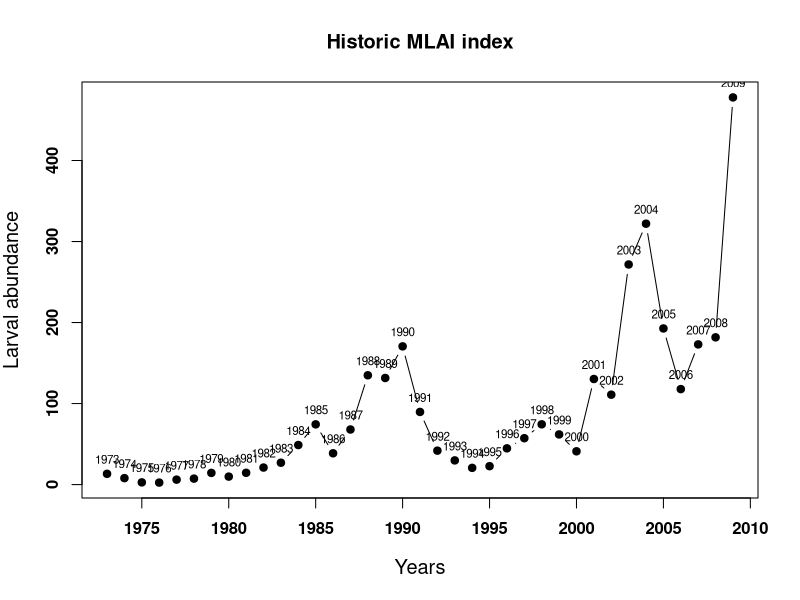
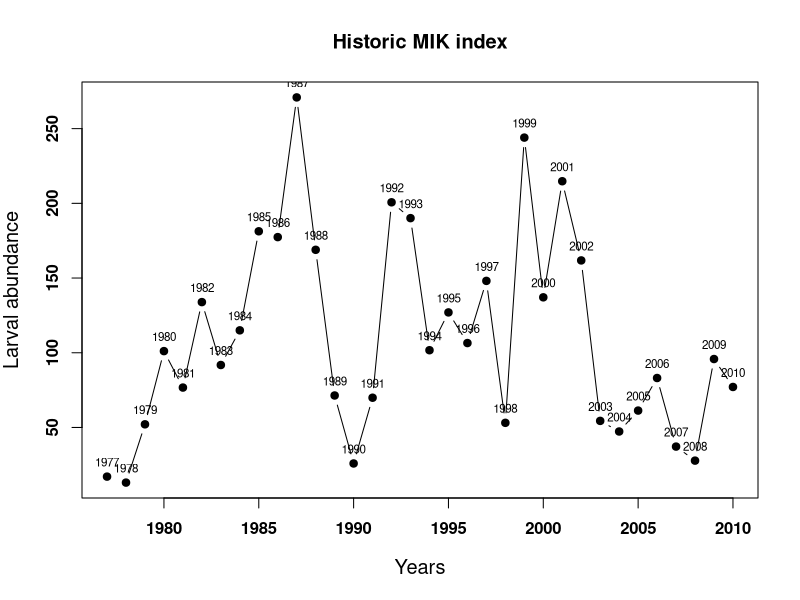
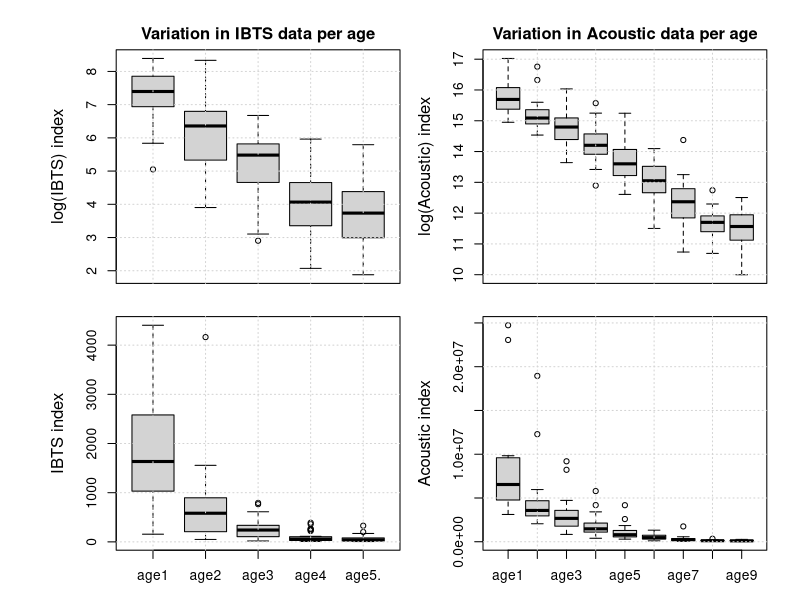
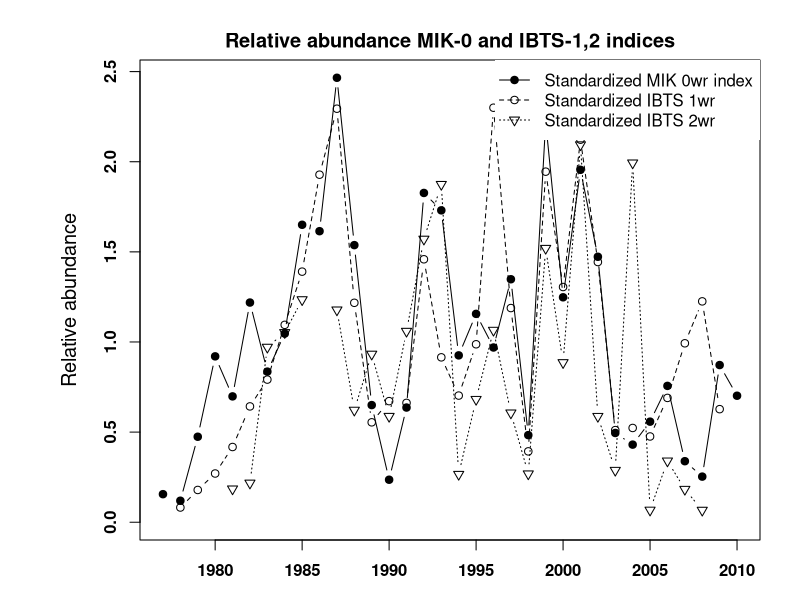

Recreate these plots in R, in order. (Note: this script raises an error after producing the figures.)
#===============================================================================
#LNV plots + also for HAWG extra plots
#===============================================================================

cl  <- 1.2
ca  <- 1
fam <- ""
cols    <- c("black","grey50","grey20","grey80","red2","green3","red","white")
fonts   <- 2
parmar <- rep(0.4,4)
paroma <- (c(6,6,2,2)+0.1)
mtextline <- 3
ltextcex <- 1

LNV.ssb <- function(stk,btrigger,blim){
              plot(c(ssb(stk)@.Data)~seq(range(stk)[c("minyear")],range(stk)[c("maxyear")],1),
              type="b",pch=19,cex.lab=cl,cex.axis=ca,main=paste("SSB",name(stk)),font=fonts,family=fam,
              ylim=range(pretty(range(c(ssb(stk)@.Data),na.rm=T))),xlab="Years",ylab="SSB",lwd=2)
              abline(h=btrigger,col="darkgreen",lwd=2,lty=2)
              abline(h=blim,col="red",lwd=2,lty=2)
              #text(btrigger~range(stk)[c("maxyear")],expression(B[trigger]),cex=ltextcex,adj=c(0.6,0),col="darkgreen",las=2,pos=3)
              #text(blim~range(stk)[c("maxyear")],expression(B[lim]),cex=ltextcex,adj=c(0.6,0),col="red",las=2,pos=3)
              mtext(expression(B[trigger]),4,at=btrigger,cex=ltextcex,col="darkgreen",outer=F,line=0.2,las=2,font=fonts)
              mtext(expression(B[lim]),    4,at=blim,    cex=ltextcex,col="red",      outer=F,line=0.2,las=2,font=fonts)
              }
#LNV.ssb(NSH,1.3e6,0.8e6)

LNV.fbar <- function(stk,ftarget,flim,range.){
              range2 <- range.[1]:range.[2]
              plot(c(apply(stk@harvest[ac(range2),],2,mean)@.Data)~seq(range(stk)[c("minyear")],range(stk)[c("maxyear")],1),
              type="b",pch=19,cex.lab=cl,cex.axis=ca,main=paste("Fbar",name(stk)),font=fonts,family=fam,
              xlab="Years",ylab="Fbar",ylim=range(pretty(c(apply(stk@harvest[ac(range2),],2,mean)@.Data))),lwd=2)
              abline(h=ftarget,col="darkgreen",lwd=2,lty=2)
              abline(h=flim,col="red",lwd=2,lty=2)
              mtext(text=bquote(F[.(range.[1])-.(range.[2])[upper]]),4,at=ftarget,cex=ltextcex,outer=F,line=0.2,las=2,font=fonts,col="darkgreen")
              mtext(bquote(F[.(range.[1])-.(range.[2])[lower]]),4,at=flim,cex=ltextcex,,outer=F,line=0.2,las=2,font=fonts,col="red")
              legend("topright",legend=bquote(F[.(range.[1])-.(range.[2])]),lty=1,pch=19,box.lty=0)
            }
#LNV.fbar(NSH,0.25,0.1,c(2,6))
#LNV.fbar(NSH,0.1,0.04,c(0,1))

LNV.rec <- function(stk,stk.ica){
              plot(c(rec(stk)@.Data)~seq(range(stk)[c("minyear")],range(stk)[c("maxyear")],1),
              type="b",pch=19,,cex.lab=cl,cex.axis=ca,main=paste("Recruitment",name(stk)),font=fonts,family=fam,
              xlab="Years",ylab="Recruitment [thousands]",xlim=c(range(stk)["minyear"],range(stk)["maxyear"]+1),lwd=2)
              points(range(stk)["maxyear"]+1,stk.ica@param["Recruitment prediction","Value"],col="blue",pch=19)
              legend("topright",legend=paste("Recuitment estimate",range(stk)["maxyear"]+1),col="blue",pch=19,box.lty=0,lty=0)
            }
#LNV.rec(NSH)            

LNV.catchcoh <- function(stk){                  
                 rel <- c(colSums(FLCohort(stk@catch.n)[,ac((dims(stk)$minyear):(dims(stk)$maxyear-dims(stk)$age+1))]))  
                 plot((c(FLCohort(stk@catch.n)[1,ac((dims(stk)$minyear):(dims(stk)$maxyear-dims(stk)$age+1))])/rel)~c(((dims(stk)$minyear):(dims(stk)$maxyear-dims(stk)$age+1))),
                 type="l",cex.lab=cl,cex.axis=ca,main=paste("Proportion of a cohort in the catch",name(stk)),font=fonts,family=fam,
                 xlab="Years",ylab="Relative propotion of the cohort",ylim=c(0,1))
                 old.polygon <- rep(0,length((dims(stk)$minyear):(dims(stk)$maxyear-dims(stk)$age+1)))
                 for(i in 1:((range(stk)[c("max")]-range(stk)[c("min")])+1)){
                    polygon(c(c(((dims(stk)$minyear):(dims(stk)$maxyear-dims(stk)$age+1))),rev(c(((dims(stk)$minyear):(dims(stk)$maxyear-dims(stk)$age+1))))),
                    c(old.polygon,rev((c(FLCohort(stk@catch.n)[i,ac(((dims(stk)$minyear):(dims(stk)$maxyear-dims(stk)$age+1)))])/rel)+old.polygon)),col=grey(i/((range(stk)[c("max")]-range(stk)[c("min")])+1)))
                    text((dims(stk)$maxyear-dims(stk)$age+1),mean(c(old.polygon[length(old.polygon)],rev((c(FLCohort(stk@catch.n)[i,ac(((dims(stk)$minyear):(dims(stk)$maxyear-dims(stk)$age+1)))]@.Data)/rel)+old.polygon)[1])),labels=seq(range(stk)["min"],range(stk)["max"],1)[i],cex=ltextcex,adj=c(-0.6,0),font=fonts,col="black")
                    old.polygon <- (c(FLCohort(stk@catch.n)[i,ac(((dims(stk)$minyear):(dims(stk)$maxyear-dims(stk)$age+1)))])/rel)+old.polygon 
                 }
                }

#LNV.catchcoh(window(NSH,1960,2007))                


LNV.catch <- function(stk,slnm){
                rel <- colSums(slot(stk,slnm))
                plot((c(slot(stk,slnm)[1,]@.Data)/rel)~seq(range(stk)[c("minyear")],range(stk)[c("maxyear")],1),
                type="l",cex.lab=cl,cex.axis=ca,main=paste("Proportion of age-groups in the",slnm,name(stk)),font=fonts,family=fam,
                xlab="Years",ylab=paste("Relative propotion of the",slnm),ylim=c(0,1))
                old.polygon <- rep(0,range(stk)[c("maxyear")]-range(stk)[c("minyear")]+1)
                for(i in 1:((range(stk)[c("max")]-range(stk)[c("min")])+1)){
                  polygon(c(seq(range(stk)[c("minyear")],range(stk)[c("maxyear")],1),rev(seq(range(stk)[c("minyear")],range(stk)[c("maxyear")],1))),
                  c(old.polygon,rev((c(slot(stk,slnm)[i,]@.Data)/rel)+old.polygon)),col=grey(i/((range(stk)[c("max")]-range(stk)[c("min")])+1)))
                  text(range(stk)[c("maxyear")],mean(c(old.polygon[length(old.polygon)],rev((c(slot(stk,slnm)[i,]@.Data)/rel)+old.polygon)[1])),labels=seq(range(stk)["min"],range(stk)["max"],1)[i],cex=ltextcex,adj=c(-0.6,0),font=fonts,col="black")
                  old.polygon <- (c(slot(stk,slnm)[i,]@.Data)/rel)+old.polygon 
                }
              }
              
#LNV.catch(NSH.tun[[3]],"index")
#LNV.catch(NSH.tun[[4]],"index")  
#LNV.catch(window(NSH,1960,2007),"stock.n")             

#Survey MLAI
MLAI.hist     <- read.csv("./data/historic survey data/MLAI-historic.csv",header=T)
MIK.hist      <- read.csv("./data/historic survey data/MIK-historic.csv",header=T)
IBTS.hist     <- read.csv("./data/historic survey data/IBTS-historic.csv",header=T); IBTS.hist[IBTS.hist==-1] <- NA
ACOUSTIC.hist <- read.csv("./data/historic survey data/ACOUSTIC-historic.csv",header=T); ACOUSTIC.hist[ACOUSTIC.hist==-1] <- NA

MLAI.histst     <- cbind(MLAI.hist[,"ageall"]/mean(MLAI.hist[,"ageall"],na.rm=T),MLAI.hist[,"measurement_year"]); colnames(MLAI.histst) <- colnames(MLAI.hist)
MIK.histst      <- cbind(MIK.hist[,"age0"]/mean(MIK.hist[,"age0"],na.rm=T),MIK.hist[,"measurement_year"]); colnames(MIK.histst) <- colnames(MIK.hist)
IBTS.histst     <- cbind(sweep(IBTS.hist[,1:5],2,mapply(mean,IBTS.hist[,1:5],na.rm=T),"/"),IBTS.hist[,"measurement_year"]); colnames(IBTS.histst) <- colnames(IBTS.hist); IBTS.histst[IBTS.histst[,"measurement_year"]==1988,2] <- NA
ACOUSTIC.histst <- cbind(sweep(ACOUSTIC.hist[,1:9],2,mapply(mean,ACOUSTIC.hist[,1:9],na.rm=T),"/"),ACOUSTIC.hist[,"measurement_year"]); colnames(ACOUSTIC.histst) <- colnames(ACOUSTIC.hist)

plot(MLAI.hist[,"ageall"]~MLAI.hist[,"measurement_year"],type="b",pch=19,xlab="Years",ylab="Larval abundance",cex.lab=cl,cex.axis=ca,font=fonts,family=fam,main="Historic MLAI index")
text(MLAI.hist[,"ageall"]~MLAI.hist[,"measurement_year"],labels=MLAI.hist[,"measurement_year"],cex=0.7,pos=3)

plot(MIK.hist[,"age0"]~MIK.hist[,"measurement_year"],type="b",pch=19,xlab="Years",ylab="Larval abundance",cex.lab=cl,cex.axis=ca,font=fonts,family=fam,main="Historic MIK index")
text(MIK.hist[,"age0"]~MIK.hist[,"measurement_year"],labels=MIK.hist[,"measurement_year"],cex=0.7,pos=3)

par(mfrow=c(2,2),mar=c(0,4,2,1),oma=c(3,3,1,1))
boxplot(log(IBTS.hist[,1:5]),ylab="log(IBTS) index",cex.lab=cl,cex.axis=ca,font=fonts,family=fam,main="Variation in IBTS data per age",xaxt="n"); grid()
boxplot(log(ACOUSTIC.hist[,1:9]),ylab="log(Acoustic) index",cex.lab=cl,cex.axis=ca,font=fonts,family=fam,main="Variation in Acoustic data per age",xaxt="n");grid()
boxplot(IBTS.hist[,1:5],ylab="IBTS index",cex.lab=cl,cex.axis=ca,font=fonts,family=fam);grid()
boxplot(ACOUSTIC.hist[,1:9],ylab="Acoustic index",cex.lab=cl,cex.axis=ca,font=fonts,family=fam);grid()


par(mfrow=c(1,1))
range. <- c(0,max(c(c(MIK.histst[,"age0"]),unlist(IBTS.histst[,c("age1","age2")])),na.rm=T))
plot(  MIK.histst[,"age0"]~MIK.histst[,"measurement_year"],type="b",pch=19,ylim=range.,main="Relative abundance MIK-0 and IBTS-1,2 indices",ylab="Relative abundance",xlab="Years",cex.lab=cl,cex.axis=ca,font=fonts,family=fam)
lines(IBTS.histst[,"age1"]~c(IBTS.histst[,"measurement_year"]-1),type="b",pch=1,lty=2)
lines(IBTS.histst[,"age2"]~c(IBTS.histst[,"measurement_year"]-2),type="b",pch=6,lty=3)
legend("topright",legend=c("Standardized MIK 0wr index","Standardized IBTS 1wr","Standardized IBTS 2wr"),pch=c(19,1,6),lty=c(1,2,3),box.lty=0)


range.          <- range(as.numeric(dimnames(NSH.tun[[4]]@index)[[2]]))
ACOUSTIC.mat    <- window(NSH@mat,range.[1],range.[2])[ac(dimnames(NSH.tun[[4]]@index)[[1]]),] * NSH.tun[[4]]@index
ACOUSTIC.matst  <- colSums(ACOUSTIC.mat)/mean(colSums(ACOUSTIC.mat))

plot(MLAI.histst[,"ageall"]~MLAI.histst[,"measurement_year"],type="b",pch=19,main="Relative abundance MLAI and Acoustic mature part",ylab="Relative abundance",xlab="Years",cex.lab=cl,cex.axis=ca,font=fonts,family=fam)
lines(ACOUSTIC.matst~as.numeric(dimnames(ACOUSTIC.matst)$year),type="b",pch=1,lty=2)
legend("topleft",legend=c("Standardized MLAI index","Standardized Acoustic mature part index"),pch=c(19,1),lty=c(1,2),box.lty=0)


mikyears    <- range(MIK.hist[,"measurement_year"])
ibtsyears   <- range(IBTS.hist[,"measurement_year"]+1)
range.      <- c(max(mikyears[1],ibtsyears[1]),min(mikyears[2],ibtsyears[2])-1)
start.mik   <- range.[1];   end.mik <- range.[2]
start.ibts  <- start.mik+1; end.ibts <- end.mik+1

MIK  <- MIK.hist[which(MIK.hist[,"measurement_year"]==start.mik):which(MIK.hist[,"measurement_year"]==end.mik),"age0"]
IBTS <- IBTS.hist[which(IBTS.hist[,"measurement_year"]==start.ibts):which(IBTS.hist[,"measurement_year"]==end.ibts),"age1"]

plot(MIK,IBTS,pch=19,ylab="IBTS 1wr",xlab="MIK 0wr",cex.lab=cl,cex.axis=ca,font=fonts,family=fam)
lines(predict(lm(IBTS~MIK),newdata=data.frame(MIK=range(MIK)))~range(MIK),lwd=2)
mtext(bquote(R^2 [(.(round(summary(lm(IBTS~MIK))$r.squared,2)))]),side=3,line=-2,outer=F,at=40,font=2,cex=1.2)
points(rev(MIK)[1],rev(IBTS)[1],col="red",pch=19); text(rev(MIK)[1],rev(IBTS)[1],labels=c(end.mik-1),col="red",pos=3)
lines(x=c(rep(rev(MIK.hist[,"age0"])[1],2)),y=c(0,max(IBTS,na.rm=T)/7),col="darkgreen",lwd=2); text(rev(MIK.hist[,"age0"])[1],max(IBTS,na.rm=T)/8,labels=end.mik,col="darkgreen",pos=2)
legend("bottomright",c("MIK 0wr vs. IBTS 1wr",paste(end.mik-1,"yearclass"),paste(end.mik,"yearclass")),col=c("black","red","darkgreen"),lty=c(0,0,1),pch=c(19,19,-1),lwd=3,box.lty=0)



 
 
#library(FLBRP);
#library(FLEDA);
#
#
#load("N:\\Projecten\\ICES WG\\Haring werkgroep HAWG\\2009\\controle\\nsh07.RData")
#
#################################################################################
##FLEDA plots
#################################################################################
#
##===============================================================================
##Look at the ratio between mature and immature biomass over time
##===============================================================================
#               
#mat.immat.ratio <- function(stk){
#                    stk.bmass <- bmass(stk)
#                    akey <- simpleKey(text=c("Mature", "Immature"), points=F, lines=T)
#                    xyplot(data~year, data=stk.bmass, groups=qname,type="l", main="Mature - Immature biomass ratio", key=akey, ylab="Relative biomass",sub=stk@name)
#                  }
#                  
#mat.immat.ratio(NSH)
#
#
##===============================================================================
##Look at strong years in the catch and how they move trough time, and look at strong yearclasses
##all on catch proportions
##===============================================================================
#
#yearclass.bubble <- function(stk){
#                      stk.spay <- spay(stk@catch.n)                      
#                      bubbles(age~year, data=stk.spay, bub.scale=5,main="Standardized catch number proportion at age",  sub=stk@name)
#                    }
#
#yearclass.bubble(NSH)
#
#
#cohort.bubble <- function(stk){
#                    stk.spay <- spay(stk@catch.n)                      
#                    bubbles(age~cohort, data=FLCohort(stk.spay), bub.scale=5,main="Standardized catch number proportion at age",  sub=stk@name)
#                  }
#
#cohort.bubble(NSH)
#
#
##===============================================================================
##Look at correlation between year classes and look at correlation within a cohort
##===============================================================================
#
#cor.tun <- function(stk.tun){ for(i in names(stk.tun)) if(dim(stk.tun[[i]]@index)[1]>1) plot(stk.tun[[i]],type="internal",main=name(stk.tun[[i]]))}
#  
#cor.tun(NSH.tun)
#
#
#
#
#
#
##===============================================================================
##Look at survey CPUE's
##===============================================================================
#
#cpue.survey <- function(stk.tun,slot.){
#            lst <- lapply(stk.tun, function(x){return(slot(x,slot.))})
#            # now a nice FLQuants
#            stk.inds <- mcf(lst)
#            # scale
#            stk.indsN01 <- lapply(stk.inds, function(x){
#                              arr <- apply(x@.Data, c(1,3,4,5,6), scale)
#                              arr <- aperm(arr, c(2,1,3,4,5,6))
#                              # small trick to fix an apply "feature"
#                              dimnames(arr) <- dimnames(x)
#                              x <- FLQuant(arr)
#                            })
#            
#            stk.indsN01 <- FLQuants(stk.indsN01)
#            # stupid hack to correct names (fixed in version 2)
#            names(stk.indsN01) <- names(lst)
#            # fine tune
#            ttl <- list("Surveys CPUE", cex=1)
#            xttl <- list(cex=0.8)
#            yttl <- list("Standardized CPUE", cex=0.8)
#            stripttl <- list(cex=0.8)
#            ax <- list(cex=0.7)
#            akey <- simpleKey(text=names(stk.indsN01), points=F, lines=T, columns=2, cex=0.8,col=c(0,6,3,2))
#            akey$lines$lty<-c(0,1,1,1)    #1=mlai, #2=MIK #3=IBTS #4=Acoust
#            # plot                                                                   #1=Acoust, #2=IBTS #3=MIK #4=MLAI
#            print(xyplot(data~year|factor(age), data=stk.indsN01, type="l",col=c(2,3,6,0),
#            main=ttl, xlab=xttl, ylab=yttl, key=akey, striptext=stripttl,
#            scales=ax, groups=qname,as.table=TRUE, layout=c(5,2,1)))
#            }
#
#cpue.survey(NSH.tun,"index")
##===============================================================================
##Look at weight at age in catch, and weight at age in stock
##===============================================================================
#wt.at.age <- function(stk,start.,end.){
#              print(xyplot(data~year,data=window(stk@catch.wt,start=start.,end=end.),groups=age,type="l",
#                    col=1:(length(seq(range(stk)["max"]-range(stk)["min"]))+1),ylab="Weight in Kg",
#                    main=paste("Catch.wt vs stock.wt in",end.) ,panel = function(...) { 
#              
#                     panel.xyplot(...)
#                     panel.text(x=rep((start.-1),(length(seq(range(stk)["max"]-range(stk)["min"]))+1)), y=stk@catch.wt[,ac(start.)], labels=seq(range(stk)["max"]-range(stk)["min"]),col=1:(length(seq(range(stk)["max"]-range(stk)["min"]))+1))
#                     panel.points(x=rep(end.,(length(seq(range(stk)["max"]-range(stk)["min"]))+1)),y=stk@stock.wt[,ac(end.)],col=1:(length(seq(range(stk)["max"]-range(stk)["min"]))+1),pch=19)
#              }))
#              }
#wt.at.age(NSH,1980,2007) 
##===============================================================================
##Look at catch curves
##===============================================================================
#
#catch.curves <- function(stk,start.,end.){
#                  stk.cc.l      <- logcc(window(stk@catch.n,start=start.,end=end.))
#                  stk.cc.coh    <- FLCohort(window(stk@catch.n,start=start.,end=end.))
#                  color         <- c("black","green","red","blue","orange","grey","pink","lightblue","darkviolet","darkblue")
#                  
#                  stk.age       <- apply(stk.cc.l,1:2,mean)
#                  years         <- as.numeric(dimnames(stk.age)$cohort); ages        <- as.numeric(dimnames(stk.age)$age)
#                  
#                  
#                  akey <- simpleKey(text=paste(seq(start.,end.,1)), points=F, lines=T, columns=3, cex=0.8)
#                  print(ccplot(data~age, data=stk.cc.l, type="l",lwd=2,main="Log catch ratios",key=akey))
#                  akey <- simpleKey(text=paste("yearclass",dimnames(stk.cc.coh)$cohort), points=F, lines=T, columns=3, cex=0.8)
#                  print(ccplot(data~age, data=stk.cc.coh, type="l",main="Cohort absolute catch ratios",lwd=2,key=akey))
#                  
#                  plot(stk.age[1,ac(years)]~years,type="l",ylim=c(-3,3),col=color[1],lwd=2,main="Selectivity at age",ylab="data")
#                  for(i in 2:length(ages)) lines(stk.age[i,ac(years)]~years,col=color[i],lwd=2)
#                  legend("bottomleft",c(ac(ages)),lwd=2,col=color,box.lty=0,ncol=4)
#                  }
#
#
#catch.curves(NSH,1990,2007)
#################################################################################
##FLBRP plots
#################################################################################
#
##===============================================================================
##Look at reference points and plot them
##===============================================================================
#ref.pts <- function(stk,sr.model.,factor.){
#                bevholtfactor   <- factor.
#                stk.sr  <- fmle(as.FLSR(transform(stk, stock.n = stk@stock.n/bevholtfactor),model=model.)); 
#                if(model.=="bevholt"){ stk.sr@params<-stk.sr@params * bevholtfactor   
#                } else {
#                  stk.sr@params[2]<-stk.sr@params[2] * bevholtfactor; }
#                rpts<-refpts()[4:5,]
#                dimnames(rpts)[[1]][2]<-"crash"
#                stk.brp    <- brp(FLBRP(stk,sr=stk.sr,fbar=seq(0,1,length.out=100),nyrs=3,refpts=rpts))
#                refpts(stk.brp)
#                plot(nsh.brp)
#                return(stk.sr)
#            }
#
#NSH.sr <- ref.pts(NSH,"bevholt",100000)[[1]]
##===============================================================================
##Look at landings selectivity 
##===============================================================================
#
#retro.landings.sel <- function(stk.ica,stk.sr,mnYrs,rpts){
#  for(i in 1:10){
#    range. <- c(range(stk)[c("minyear","maxyear")])
#    stk. <- window(stk.ica,(range.[2]-mnYrs-i+1),(range.[2]-1-i+1))
#    print(c((range.[2]-mnYrs-i+1),(range.[2]-1-i+1)))
#    if(i==1){ plot(c(landings.sel(brp(FLBRP(stk.,fbar=seq(0,1,length.out=100),nyrs=mnYrs,refpts=rpts))))~c(range(stk.brp)[c("min")]:range(stk.brp)[c("max")]),type="l",xlab="Age",ylab="Landings selectivity")
#    } else { lines(c(landings.sel(brp(FLBRP(stk.,fbar=seq(0,1,length.out=100),nyrs=mnYrs,refpts=rpts))))~c(range(stk.brp)[c("min")]:range(stk.brp)[c("max")]),col=i)
#      }
#  }
#}  
#
#retro.landings.sel(NSH,NSH.sr,10,rpts)
#
#
#
#                                                                     